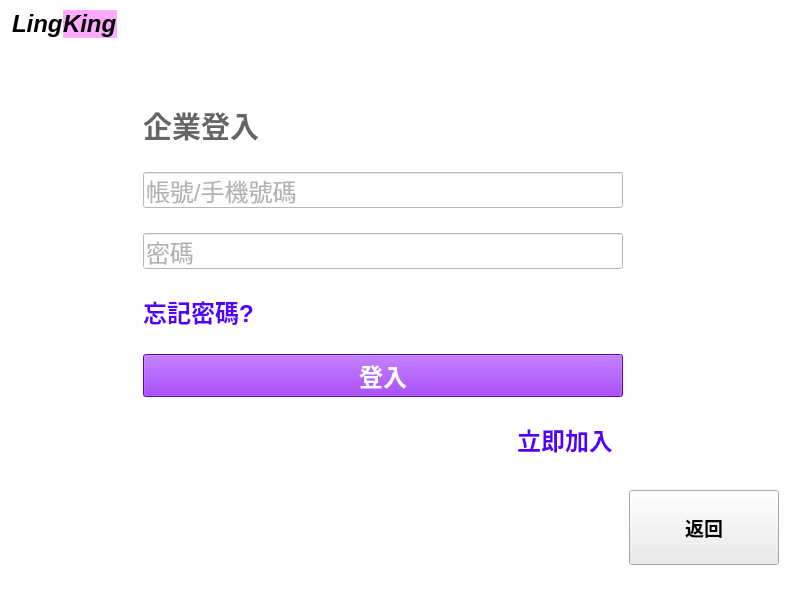
<?xml version="1.0" encoding="UTF-8"?>
<ui version="4.0">
 <class>CompanyLoginWindow</class>
 <widget class="QMainWindow" name="CompanyLoginWindow">
  <property name="geometry">
   <rect>
    <x>0</x>
    <y>0</y>
    <width>800</width>
    <height>600</height>
   </rect>
  </property>
  <property name="windowTitle">
   <string>LingKing</string>
  </property>
  <property name="autoFillBackground">
   <bool>false</bool>
  </property>
  <property name="styleSheet">
   <string notr="true">background-color: rgb(255, 255, 255);</string>
  </property>
  <widget class="QWidget" name="centralwidget">
   <layout class="QGridLayout" name="gridLayout">
    <property name="leftMargin">
     <number>12</number>
    </property>
    <property name="topMargin">
     <number>10</number>
    </property>
    <property name="rightMargin">
     <number>12</number>
    </property>
    <property name="bottomMargin">
     <number>10</number>
    </property>
    <item row="0" column="0">
     <layout class="QVBoxLayout" name="verticalLayout_2">
      <property name="bottomMargin">
       <number>20</number>
      </property>
      <item>
       <layout class="QHBoxLayout" name="horizontalLayout_2">
        <property name="spacing">
         <number>0</number>
        </property>
        <item>
         <widget class="QLabel" name="label">
          <property name="enabled">
           <bool>true</bool>
          </property>
          <property name="sizePolicy">
           <sizepolicy hsizetype="Fixed" vsizetype="Fixed">
            <horstretch>1</horstretch>
            <verstretch>0</verstretch>
           </sizepolicy>
          </property>
          <property name="font">
           <font>
            <pointsize>18</pointsize>
            <weight>75</weight>
            <italic>true</italic>
            <bold>true</bold>
            <strikeout>false</strikeout>
           </font>
          </property>
          <property name="text">
           <string>Ling</string>
          </property>
          <property name="textFormat">
           <enum>Qt::PlainText</enum>
          </property>
          <property name="wordWrap">
           <bool>false</bool>
          </property>
         </widget>
        </item>
        <item>
         <widget class="QLabel" name="label_5">
          <property name="sizePolicy">
           <sizepolicy hsizetype="Fixed" vsizetype="Fixed">
            <horstretch>1</horstretch>
            <verstretch>0</verstretch>
           </sizepolicy>
          </property>
          <property name="font">
           <font>
            <pointsize>18</pointsize>
            <weight>75</weight>
            <italic>true</italic>
            <bold>true</bold>
           </font>
          </property>
          <property name="styleSheet">
           <string notr="true">background-color: rgb(255, 170, 255)</string>
          </property>
          <property name="text">
           <string>King</string>
          </property>
         </widget>
        </item>
        <item>
         <spacer name="horizontalSpacer_3">
          <property name="orientation">
           <enum>Qt::Horizontal</enum>
          </property>
          <property name="sizeType">
           <enum>QSizePolicy::Fixed</enum>
          </property>
          <property name="sizeHint" stdset="0">
           <size>
            <width>20</width>
            <height>10</height>
           </size>
          </property>
         </spacer>
        </item>
       </layout>
      </item>
      <item>
       <spacer name="verticalSpacer_2">
        <property name="orientation">
         <enum>Qt::Vertical</enum>
        </property>
        <property name="sizeType">
         <enum>QSizePolicy::Fixed</enum>
        </property>
        <property name="sizeHint" stdset="0">
         <size>
          <width>20</width>
          <height>20</height>
         </size>
        </property>
       </spacer>
      </item>
     </layout>
    </item>
    <item row="0" column="1">
     <spacer name="horizontalSpacer_4">
      <property name="orientation">
       <enum>Qt::Horizontal</enum>
      </property>
      <property name="sizeType">
       <enum>QSizePolicy::Expanding</enum>
      </property>
      <property name="sizeHint" stdset="0">
       <size>
        <width>480</width>
        <height>20</height>
       </size>
      </property>
     </spacer>
    </item>
    <item row="1" column="0">
     <spacer name="verticalSpacer">
      <property name="orientation">
       <enum>Qt::Vertical</enum>
      </property>
      <property name="sizeType">
       <enum>QSizePolicy::Expanding</enum>
      </property>
      <property name="sizeHint" stdset="0">
       <size>
        <width>20</width>
        <height>350</height>
       </size>
      </property>
     </spacer>
    </item>
    <item row="1" column="1">
     <layout class="QVBoxLayout" name="verticalLayout">
      <property name="spacing">
       <number>5</number>
      </property>
      <item>
       <widget class="QLabel" name="label_2">
        <property name="sizePolicy">
         <sizepolicy hsizetype="Preferred" vsizetype="Fixed">
          <horstretch>0</horstretch>
          <verstretch>0</verstretch>
         </sizepolicy>
        </property>
        <property name="palette">
         <palette>
          <active>
           <colorrole role="WindowText">
            <brush brushstyle="SolidPattern">
             <color alpha="255">
              <red>102</red>
              <green>102</green>
              <blue>102</blue>
             </color>
            </brush>
           </colorrole>
           <colorrole role="Button">
            <brush brushstyle="SolidPattern">
             <color alpha="255">
              <red>255</red>
              <green>255</green>
              <blue>255</blue>
             </color>
            </brush>
           </colorrole>
           <colorrole role="Text">
            <brush brushstyle="SolidPattern">
             <color alpha="255">
              <red>156</red>
              <green>156</green>
              <blue>156</blue>
             </color>
            </brush>
           </colorrole>
           <colorrole role="Base">
            <brush brushstyle="SolidPattern">
             <color alpha="255">
              <red>255</red>
              <green>255</green>
              <blue>255</blue>
             </color>
            </brush>
           </colorrole>
           <colorrole role="Window">
            <brush brushstyle="SolidPattern">
             <color alpha="255">
              <red>255</red>
              <green>255</green>
              <blue>255</blue>
             </color>
            </brush>
           </colorrole>
          </active>
          <inactive>
           <colorrole role="WindowText">
            <brush brushstyle="SolidPattern">
             <color alpha="255">
              <red>102</red>
              <green>102</green>
              <blue>102</blue>
             </color>
            </brush>
           </colorrole>
           <colorrole role="Button">
            <brush brushstyle="SolidPattern">
             <color alpha="255">
              <red>255</red>
              <green>255</green>
              <blue>255</blue>
             </color>
            </brush>
           </colorrole>
           <colorrole role="Text">
            <brush brushstyle="SolidPattern">
             <color alpha="255">
              <red>156</red>
              <green>156</green>
              <blue>156</blue>
             </color>
            </brush>
           </colorrole>
           <colorrole role="Base">
            <brush brushstyle="SolidPattern">
             <color alpha="255">
              <red>255</red>
              <green>255</green>
              <blue>255</blue>
             </color>
            </brush>
           </colorrole>
           <colorrole role="Window">
            <brush brushstyle="SolidPattern">
             <color alpha="255">
              <red>255</red>
              <green>255</green>
              <blue>255</blue>
             </color>
            </brush>
           </colorrole>
          </inactive>
          <disabled>
           <colorrole role="WindowText">
            <brush brushstyle="SolidPattern">
             <color alpha="255">
              <red>120</red>
              <green>120</green>
              <blue>120</blue>
             </color>
            </brush>
           </colorrole>
           <colorrole role="Button">
            <brush brushstyle="SolidPattern">
             <color alpha="255">
              <red>255</red>
              <green>255</green>
              <blue>255</blue>
             </color>
            </brush>
           </colorrole>
           <colorrole role="Text">
            <brush brushstyle="SolidPattern">
             <color alpha="255">
              <red>120</red>
              <green>120</green>
              <blue>120</blue>
             </color>
            </brush>
           </colorrole>
           <colorrole role="Base">
            <brush brushstyle="SolidPattern">
             <color alpha="255">
              <red>255</red>
              <green>255</green>
              <blue>255</blue>
             </color>
            </brush>
           </colorrole>
           <colorrole role="Window">
            <brush brushstyle="SolidPattern">
             <color alpha="255">
              <red>255</red>
              <green>255</green>
              <blue>255</blue>
             </color>
            </brush>
           </colorrole>
          </disabled>
         </palette>
        </property>
        <property name="font">
         <font>
          <pointsize>22</pointsize>
          <weight>75</weight>
          <bold>true</bold>
         </font>
        </property>
        <property name="focusPolicy">
         <enum>Qt::NoFocus</enum>
        </property>
        <property name="styleSheet">
         <string notr="true"/>
        </property>
        <property name="text">
         <string>企業登入</string>
        </property>
       </widget>
      </item>
      <item>
       <widget class="QLineEdit" name="email_phone_input">
        <property name="palette">
         <palette>
          <active>
           <colorrole role="Button">
            <brush brushstyle="SolidPattern">
             <color alpha="255">
              <red>255</red>
              <green>255</green>
              <blue>255</blue>
             </color>
            </brush>
           </colorrole>
           <colorrole role="Text">
            <brush brushstyle="SolidPattern">
             <color alpha="255">
              <red>102</red>
              <green>102</green>
              <blue>102</blue>
             </color>
            </brush>
           </colorrole>
           <colorrole role="Base">
            <brush brushstyle="SolidPattern">
             <color alpha="255">
              <red>255</red>
              <green>255</green>
              <blue>255</blue>
             </color>
            </brush>
           </colorrole>
           <colorrole role="Window">
            <brush brushstyle="SolidPattern">
             <color alpha="255">
              <red>255</red>
              <green>255</green>
              <blue>255</blue>
             </color>
            </brush>
           </colorrole>
          </active>
          <inactive>
           <colorrole role="Button">
            <brush brushstyle="SolidPattern">
             <color alpha="255">
              <red>255</red>
              <green>255</green>
              <blue>255</blue>
             </color>
            </brush>
           </colorrole>
           <colorrole role="Text">
            <brush brushstyle="SolidPattern">
             <color alpha="255">
              <red>102</red>
              <green>102</green>
              <blue>102</blue>
             </color>
            </brush>
           </colorrole>
           <colorrole role="Base">
            <brush brushstyle="SolidPattern">
             <color alpha="255">
              <red>255</red>
              <green>255</green>
              <blue>255</blue>
             </color>
            </brush>
           </colorrole>
           <colorrole role="Window">
            <brush brushstyle="SolidPattern">
             <color alpha="255">
              <red>255</red>
              <green>255</green>
              <blue>255</blue>
             </color>
            </brush>
           </colorrole>
          </inactive>
          <disabled>
           <colorrole role="Button">
            <brush brushstyle="SolidPattern">
             <color alpha="255">
              <red>255</red>
              <green>255</green>
              <blue>255</blue>
             </color>
            </brush>
           </colorrole>
           <colorrole role="Text">
            <brush brushstyle="SolidPattern">
             <color alpha="255">
              <red>120</red>
              <green>120</green>
              <blue>120</blue>
             </color>
            </brush>
           </colorrole>
           <colorrole role="Base">
            <brush brushstyle="SolidPattern">
             <color alpha="255">
              <red>255</red>
              <green>255</green>
              <blue>255</blue>
             </color>
            </brush>
           </colorrole>
           <colorrole role="Window">
            <brush brushstyle="SolidPattern">
             <color alpha="255">
              <red>255</red>
              <green>255</green>
              <blue>255</blue>
             </color>
            </brush>
           </colorrole>
          </disabled>
         </palette>
        </property>
        <property name="font">
         <font>
          <pointsize>18</pointsize>
          <strikeout>false</strikeout>
          <kerning>true</kerning>
         </font>
        </property>
        <property name="tabletTracking">
         <bool>true</bool>
        </property>
        <property name="focusPolicy">
         <enum>Qt::ClickFocus</enum>
        </property>
        <property name="styleSheet">
         <string notr="true"/>
        </property>
        <property name="text">
         <string/>
        </property>
        <property name="placeholderText">
         <string>帳號/手機號碼</string>
        </property>
       </widget>
      </item>
      <item>
       <widget class="QLineEdit" name="password_input">
        <property name="palette">
         <palette>
          <active>
           <colorrole role="Button">
            <brush brushstyle="SolidPattern">
             <color alpha="255">
              <red>255</red>
              <green>255</green>
              <blue>255</blue>
             </color>
            </brush>
           </colorrole>
           <colorrole role="Text">
            <brush brushstyle="SolidPattern">
             <color alpha="255">
              <red>102</red>
              <green>102</green>
              <blue>102</blue>
             </color>
            </brush>
           </colorrole>
           <colorrole role="Base">
            <brush brushstyle="SolidPattern">
             <color alpha="255">
              <red>255</red>
              <green>255</green>
              <blue>255</blue>
             </color>
            </brush>
           </colorrole>
           <colorrole role="Window">
            <brush brushstyle="SolidPattern">
             <color alpha="255">
              <red>255</red>
              <green>255</green>
              <blue>255</blue>
             </color>
            </brush>
           </colorrole>
          </active>
          <inactive>
           <colorrole role="Button">
            <brush brushstyle="SolidPattern">
             <color alpha="255">
              <red>255</red>
              <green>255</green>
              <blue>255</blue>
             </color>
            </brush>
           </colorrole>
           <colorrole role="Text">
            <brush brushstyle="SolidPattern">
             <color alpha="255">
              <red>102</red>
              <green>102</green>
              <blue>102</blue>
             </color>
            </brush>
           </colorrole>
           <colorrole role="Base">
            <brush brushstyle="SolidPattern">
             <color alpha="255">
              <red>255</red>
              <green>255</green>
              <blue>255</blue>
             </color>
            </brush>
           </colorrole>
           <colorrole role="Window">
            <brush brushstyle="SolidPattern">
             <color alpha="255">
              <red>255</red>
              <green>255</green>
              <blue>255</blue>
             </color>
            </brush>
           </colorrole>
          </inactive>
          <disabled>
           <colorrole role="Button">
            <brush brushstyle="SolidPattern">
             <color alpha="255">
              <red>255</red>
              <green>255</green>
              <blue>255</blue>
             </color>
            </brush>
           </colorrole>
           <colorrole role="Text">
            <brush brushstyle="SolidPattern">
             <color alpha="255">
              <red>120</red>
              <green>120</green>
              <blue>120</blue>
             </color>
            </brush>
           </colorrole>
           <colorrole role="Base">
            <brush brushstyle="SolidPattern">
             <color alpha="255">
              <red>255</red>
              <green>255</green>
              <blue>255</blue>
             </color>
            </brush>
           </colorrole>
           <colorrole role="Window">
            <brush brushstyle="SolidPattern">
             <color alpha="255">
              <red>255</red>
              <green>255</green>
              <blue>255</blue>
             </color>
            </brush>
           </colorrole>
          </disabled>
         </palette>
        </property>
        <property name="font">
         <font>
          <pointsize>18</pointsize>
          <strikeout>false</strikeout>
          <kerning>true</kerning>
         </font>
        </property>
        <property name="tabletTracking">
         <bool>true</bool>
        </property>
        <property name="focusPolicy">
         <enum>Qt::ClickFocus</enum>
        </property>
        <property name="styleSheet">
         <string notr="true"/>
        </property>
        <property name="text">
         <string/>
        </property>
        <property name="placeholderText">
         <string>密碼</string>
        </property>
       </widget>
      </item>
      <item>
       <layout class="QHBoxLayout" name="horizontalLayout">
        <item>
         <widget class="QPushButton" name="go_forget_ps_BTN">
          <property name="palette">
           <palette>
            <active>
             <colorrole role="Button">
              <brush brushstyle="SolidPattern">
               <color alpha="255">
                <red>255</red>
                <green>255</green>
                <blue>255</blue>
               </color>
              </brush>
             </colorrole>
             <colorrole role="ButtonText">
              <brush brushstyle="SolidPattern">
               <color alpha="255">
                <red>85</red>
                <green>0</green>
                <blue>255</blue>
               </color>
              </brush>
             </colorrole>
             <colorrole role="Base">
              <brush brushstyle="SolidPattern">
               <color alpha="255">
                <red>255</red>
                <green>255</green>
                <blue>255</blue>
               </color>
              </brush>
             </colorrole>
             <colorrole role="Window">
              <brush brushstyle="SolidPattern">
               <color alpha="255">
                <red>255</red>
                <green>255</green>
                <blue>255</blue>
               </color>
              </brush>
             </colorrole>
            </active>
            <inactive>
             <colorrole role="Button">
              <brush brushstyle="SolidPattern">
               <color alpha="255">
                <red>255</red>
                <green>255</green>
                <blue>255</blue>
               </color>
              </brush>
             </colorrole>
             <colorrole role="ButtonText">
              <brush brushstyle="SolidPattern">
               <color alpha="255">
                <red>85</red>
                <green>0</green>
                <blue>255</blue>
               </color>
              </brush>
             </colorrole>
             <colorrole role="Base">
              <brush brushstyle="SolidPattern">
               <color alpha="255">
                <red>255</red>
                <green>255</green>
                <blue>255</blue>
               </color>
              </brush>
             </colorrole>
             <colorrole role="Window">
              <brush brushstyle="SolidPattern">
               <color alpha="255">
                <red>255</red>
                <green>255</green>
                <blue>255</blue>
               </color>
              </brush>
             </colorrole>
            </inactive>
            <disabled>
             <colorrole role="Button">
              <brush brushstyle="SolidPattern">
               <color alpha="255">
                <red>255</red>
                <green>255</green>
                <blue>255</blue>
               </color>
              </brush>
             </colorrole>
             <colorrole role="ButtonText">
              <brush brushstyle="SolidPattern">
               <color alpha="255">
                <red>120</red>
                <green>120</green>
                <blue>120</blue>
               </color>
              </brush>
             </colorrole>
             <colorrole role="Base">
              <brush brushstyle="SolidPattern">
               <color alpha="255">
                <red>255</red>
                <green>255</green>
                <blue>255</blue>
               </color>
              </brush>
             </colorrole>
             <colorrole role="Window">
              <brush brushstyle="SolidPattern">
               <color alpha="255">
                <red>255</red>
                <green>255</green>
                <blue>255</blue>
               </color>
              </brush>
             </colorrole>
            </disabled>
           </palette>
          </property>
          <property name="font">
           <font>
            <pointsize>18</pointsize>
            <weight>75</weight>
            <bold>true</bold>
           </font>
          </property>
          <property name="cursor">
           <cursorShape>PointingHandCursor</cursorShape>
          </property>
          <property name="mouseTracking">
           <bool>false</bool>
          </property>
          <property name="styleSheet">
           <string notr="true">border:none</string>
          </property>
          <property name="text">
           <string>忘記密碼?</string>
          </property>
         </widget>
        </item>
        <item>
         <spacer name="horizontalSpacer_2">
          <property name="orientation">
           <enum>Qt::Horizontal</enum>
          </property>
          <property name="sizeHint" stdset="0">
           <size>
            <width>40</width>
            <height>10</height>
           </size>
          </property>
         </spacer>
        </item>
       </layout>
      </item>
      <item>
       <widget class="QPushButton" name="login_BTN">
        <property name="palette">
         <palette>
          <active>
           <colorrole role="Button">
            <brush brushstyle="SolidPattern">
             <color alpha="255">
              <red>130</red>
              <green>9</green>
              <blue>235</blue>
             </color>
            </brush>
           </colorrole>
           <colorrole role="ButtonText">
            <brush brushstyle="SolidPattern">
             <color alpha="255">
              <red>255</red>
              <green>255</green>
              <blue>255</blue>
             </color>
            </brush>
           </colorrole>
           <colorrole role="Base">
            <brush brushstyle="SolidPattern">
             <color alpha="255">
              <red>130</red>
              <green>9</green>
              <blue>235</blue>
             </color>
            </brush>
           </colorrole>
           <colorrole role="Window">
            <brush brushstyle="SolidPattern">
             <color alpha="255">
              <red>130</red>
              <green>9</green>
              <blue>235</blue>
             </color>
            </brush>
           </colorrole>
          </active>
          <inactive>
           <colorrole role="Button">
            <brush brushstyle="SolidPattern">
             <color alpha="255">
              <red>130</red>
              <green>9</green>
              <blue>235</blue>
             </color>
            </brush>
           </colorrole>
           <colorrole role="ButtonText">
            <brush brushstyle="SolidPattern">
             <color alpha="255">
              <red>255</red>
              <green>255</green>
              <blue>255</blue>
             </color>
            </brush>
           </colorrole>
           <colorrole role="Base">
            <brush brushstyle="SolidPattern">
             <color alpha="255">
              <red>130</red>
              <green>9</green>
              <blue>235</blue>
             </color>
            </brush>
           </colorrole>
           <colorrole role="Window">
            <brush brushstyle="SolidPattern">
             <color alpha="255">
              <red>130</red>
              <green>9</green>
              <blue>235</blue>
             </color>
            </brush>
           </colorrole>
          </inactive>
          <disabled>
           <colorrole role="Button">
            <brush brushstyle="SolidPattern">
             <color alpha="255">
              <red>130</red>
              <green>9</green>
              <blue>235</blue>
             </color>
            </brush>
           </colorrole>
           <colorrole role="ButtonText">
            <brush brushstyle="SolidPattern">
             <color alpha="255">
              <red>120</red>
              <green>120</green>
              <blue>120</blue>
             </color>
            </brush>
           </colorrole>
           <colorrole role="Base">
            <brush brushstyle="SolidPattern">
             <color alpha="255">
              <red>130</red>
              <green>9</green>
              <blue>235</blue>
             </color>
            </brush>
           </colorrole>
           <colorrole role="Window">
            <brush brushstyle="SolidPattern">
             <color alpha="255">
              <red>130</red>
              <green>9</green>
              <blue>235</blue>
             </color>
            </brush>
           </colorrole>
          </disabled>
         </palette>
        </property>
        <property name="font">
         <font>
          <pointsize>18</pointsize>
          <weight>75</weight>
          <bold>true</bold>
         </font>
        </property>
        <property name="cursor">
         <cursorShape>PointingHandCursor</cursorShape>
        </property>
        <property name="styleSheet">
         <string notr="true">background-color: rgb(130, 9, 235);</string>
        </property>
        <property name="text">
         <string>登入</string>
        </property>
       </widget>
      </item>
      <item>
       <layout class="QHBoxLayout" name="horizontalLayout_3">
        <property name="leftMargin">
         <number>0</number>
        </property>
        <property name="rightMargin">
         <number>10</number>
        </property>
        <item>
         <spacer name="horizontalSpacer">
          <property name="orientation">
           <enum>Qt::Horizontal</enum>
          </property>
          <property name="sizeHint" stdset="0">
           <size>
            <width>40</width>
            <height>10</height>
           </size>
          </property>
         </spacer>
        </item>
        <item>
         <widget class="QPushButton" name="go_join_BTN">
          <property name="palette">
           <palette>
            <active>
             <colorrole role="Button">
              <brush brushstyle="SolidPattern">
               <color alpha="255">
                <red>255</red>
                <green>255</green>
                <blue>255</blue>
               </color>
              </brush>
             </colorrole>
             <colorrole role="ButtonText">
              <brush brushstyle="SolidPattern">
               <color alpha="255">
                <red>85</red>
                <green>0</green>
                <blue>255</blue>
               </color>
              </brush>
             </colorrole>
             <colorrole role="Base">
              <brush brushstyle="SolidPattern">
               <color alpha="255">
                <red>255</red>
                <green>255</green>
                <blue>255</blue>
               </color>
              </brush>
             </colorrole>
             <colorrole role="Window">
              <brush brushstyle="SolidPattern">
               <color alpha="255">
                <red>255</red>
                <green>255</green>
                <blue>255</blue>
               </color>
              </brush>
             </colorrole>
            </active>
            <inactive>
             <colorrole role="Button">
              <brush brushstyle="SolidPattern">
               <color alpha="255">
                <red>255</red>
                <green>255</green>
                <blue>255</blue>
               </color>
              </brush>
             </colorrole>
             <colorrole role="ButtonText">
              <brush brushstyle="SolidPattern">
               <color alpha="255">
                <red>85</red>
                <green>0</green>
                <blue>255</blue>
               </color>
              </brush>
             </colorrole>
             <colorrole role="Base">
              <brush brushstyle="SolidPattern">
               <color alpha="255">
                <red>255</red>
                <green>255</green>
                <blue>255</blue>
               </color>
              </brush>
             </colorrole>
             <colorrole role="Window">
              <brush brushstyle="SolidPattern">
               <color alpha="255">
                <red>255</red>
                <green>255</green>
                <blue>255</blue>
               </color>
              </brush>
             </colorrole>
            </inactive>
            <disabled>
             <colorrole role="Button">
              <brush brushstyle="SolidPattern">
               <color alpha="255">
                <red>255</red>
                <green>255</green>
                <blue>255</blue>
               </color>
              </brush>
             </colorrole>
             <colorrole role="ButtonText">
              <brush brushstyle="SolidPattern">
               <color alpha="255">
                <red>120</red>
                <green>120</green>
                <blue>120</blue>
               </color>
              </brush>
             </colorrole>
             <colorrole role="Base">
              <brush brushstyle="SolidPattern">
               <color alpha="255">
                <red>255</red>
                <green>255</green>
                <blue>255</blue>
               </color>
              </brush>
             </colorrole>
             <colorrole role="Window">
              <brush brushstyle="SolidPattern">
               <color alpha="255">
                <red>255</red>
                <green>255</green>
                <blue>255</blue>
               </color>
              </brush>
             </colorrole>
            </disabled>
           </palette>
          </property>
          <property name="font">
           <font>
            <pointsize>18</pointsize>
            <weight>75</weight>
            <bold>true</bold>
           </font>
          </property>
          <property name="cursor">
           <cursorShape>PointingHandCursor</cursorShape>
          </property>
          <property name="mouseTracking">
           <bool>false</bool>
          </property>
          <property name="styleSheet">
           <string notr="true">border:none</string>
          </property>
          <property name="text">
           <string>立即加入</string>
          </property>
         </widget>
        </item>
       </layout>
      </item>
     </layout>
    </item>
    <item row="2" column="2">
     <widget class="QPushButton" name="back_BTN">
      <property name="sizePolicy">
       <sizepolicy hsizetype="Expanding" vsizetype="Expanding">
        <horstretch>0</horstretch>
        <verstretch>0</verstretch>
       </sizepolicy>
      </property>
      <property name="maximumSize">
       <size>
        <width>150</width>
        <height>75</height>
       </size>
      </property>
      <property name="font">
       <font>
        <pointsize>14</pointsize>
        <weight>75</weight>
        <bold>true</bold>
       </font>
      </property>
      <property name="cursor">
       <cursorShape>PointingHandCursor</cursorShape>
      </property>
      <property name="styleSheet">
       <string notr="true">background-color: rgb(235, 235, 235);</string>
      </property>
      <property name="text">
       <string>返回</string>
      </property>
     </widget>
    </item>
    <item row="0" column="2">
     <spacer name="horizontalSpacer_5">
      <property name="orientation">
       <enum>Qt::Horizontal</enum>
      </property>
      <property name="sizeHint" stdset="0">
       <size>
        <width>40</width>
        <height>20</height>
       </size>
      </property>
     </spacer>
    </item>
    <item row="2" column="1">
     <spacer name="verticalSpacer_3">
      <property name="orientation">
       <enum>Qt::Vertical</enum>
      </property>
      <property name="sizeType">
       <enum>QSizePolicy::Fixed</enum>
      </property>
      <property name="sizeHint" stdset="0">
       <size>
        <width>20</width>
        <height>80</height>
       </size>
      </property>
     </spacer>
    </item>
   </layout>
  </widget>
  <widget class="QStatusBar" name="statusbar"/>
 </widget>
 <resources/>
 <connections/>
</ui>
